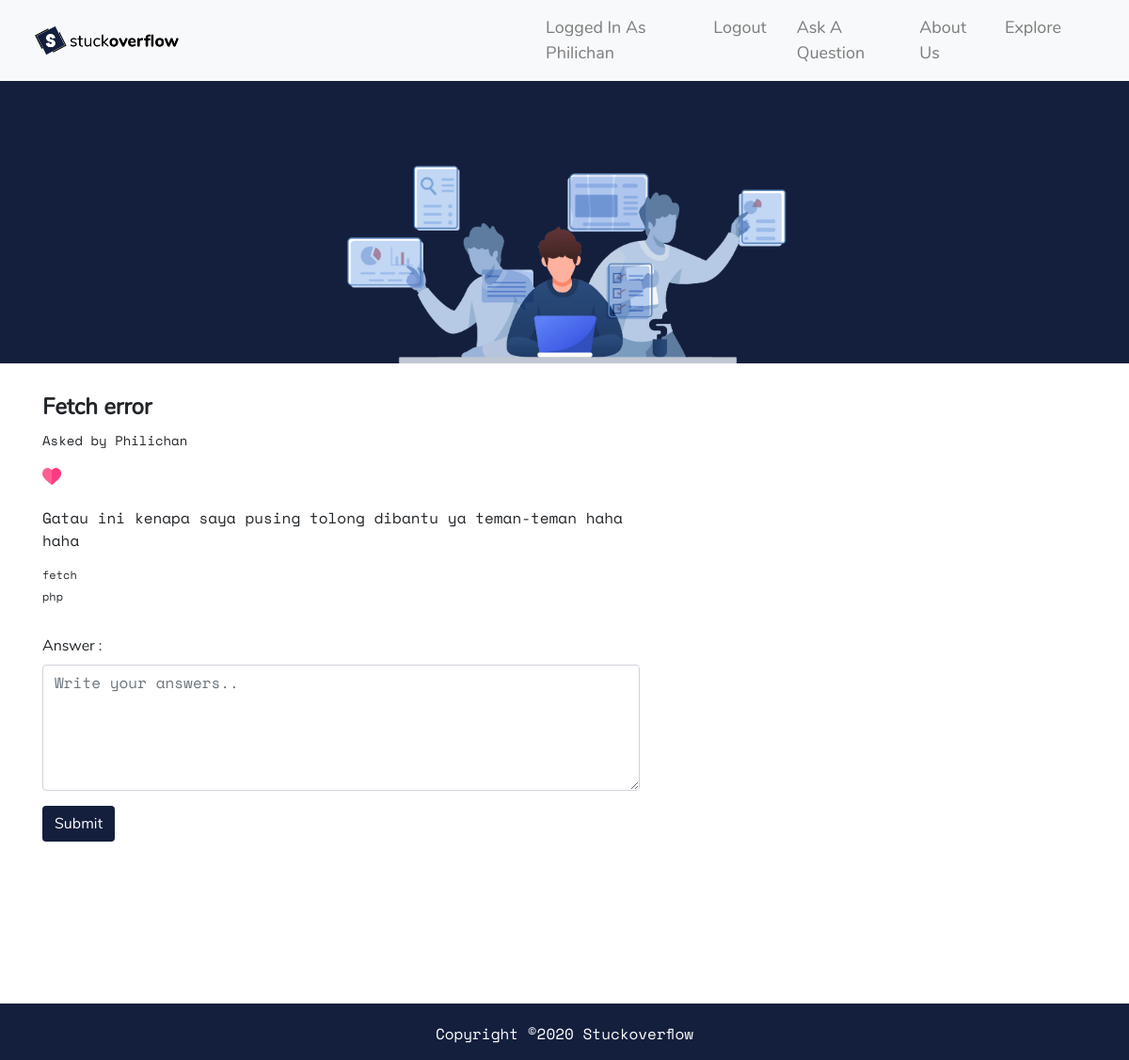
/answerPage.php?id=1 (signed in), run on the app's committed database.
### tables this page shows
CREATE TABLE `questions` (
  `id` int(11) NOT NULL,
  `topik` text NOT NULL,
  `isi` text NOT NULL,
  `likes` int(11) NOT NULL,
  `waktu` timestamp NOT NULL DEFAULT current_timestamp() ON UPDATE current_timestamp(),
  `answerscount` int(11) NOT NULL,
  `id_users` int(11) NOT NULL,
  `valid` tinyint(1) NOT NULL
);

CREATE TABLE `users` (
  `id` int(11) NOT NULL,
  `email` varchar(255) NOT NULL,
  `password` varchar(255) NOT NULL,
  `displayname` varchar(255) NOT NULL
);

CREATE TABLE `tags` (
  `id` int(11) NOT NULL,
  `id_questions` int(11) NOT NULL,
  `namatag` text NOT NULL
);

### answerPage.php (the view, shortened to what this page needs)
<!DOCTYPE html>
<html lang="en">
<head>
    <link rel="stylesheet" type="text/css" href="css/style.css">
    <link rel="stylesheet" href="https://stackpath.bootstrapcdn.com/bootstrap/4.4.1/css/bootstrap.min.css">
</head>
<body>
    <?php
    include "navbar.php";
    ?>
    <div class="jumbotron jumbotron-fluid" style="height: 300px; background-color: #141f3d;
    background-image:url(img/task.png); background-size:contain; background-position: center; background-repeat:no-repeat;">
    </div>
    <div class="container">
        <div class="row">
            <div class="col-7">
                <?php
                require_once("connect.php");
                if (isset($_GET["id"])) {
                    $id = $_GET["id"];
                    $q = mysqli_query($con, "SELECT * FROM questions WHERE id = " . intval($id));
                    $q2 = mysqli_query($con, "SELECT * FROM tags WHERE id_questions = " . intval($id));
                    $id_question = $_GET["id"];
                    $id_user = $_SESSION["id"];;
                    if ($q->num_rows > 0) {
                        while ($row = mysqli_fetch_assoc($q)) {
                            $q3 = mysqli_query($con, "SELECT displayname FROM users WHERE id = '" . $row['id_users'] . "'");
                            $row3 = mysqli_fetch_assoc($q3);
                            echo "<div><h5 style='margin-bottom: 10px;font-family: NunitoLight; font-size: 24px;'><b>" . $row['topik'] . "</b></h5>";
                            echo "<p style='font-family: fontCode; font-size:14px;'> Asked by " . $row3["displayname"] . "</p>";
                            $like = mysqli_query($con, "SELECT * FROM likes WHERE id_questions='" . $id_question . "' AND id_users='" . $id_user . "'");
                            if ($like->num_rows == 0) {
                                echo "<img id='gambarlike' onclick='likeClick()' src='img/before.png' style='cursor:pointer;'>";
                            } else {
                                echo "<img id='gambarlike' onclick='unlikeClick()' src='img/after.png' style='cursor:pointer;'>";
                            }
                            echo "<span id='jumlahlike'></span>";
                            echo "<p style='font-family: fontCode; margin-top: 20px;'>" . $row["isi"] . "</p>";
                        }
                        while ($row2 = mysqli_fetch_assoc($q2)) {
                            echo "<div style='width:50%;'><p style='cursor:pointer;font-size: 12px; margin-bottom: 5px;font-family: fontCode;'>" . $row2["namatag"] . "</p></div>";
                        }
                        echo "</div>";
                    }
                }
                ?>
                <div class="form-group" style="margin-top: 30px;">
                    <label style='font-family: NunitoLight;' for="jawab">Answer :</label>
                    <textarea style='font-family: fontCode;' class="form-control" id="jawab" rows="5" placeholder="Write your answers.."></textarea>
                </div>
                <button type="submit" class="btn" id="submitData" style="font-family:NunitoLight; color: white; background-color: #141f3d;">Submit</button>
            </div>
            <div class="col-5" style="height:600px; overflow-y:scroll; margin:0 auto;">
            </div>
        </div>
    </div>
    <?php include "footer.php"; ?>
</body>
</html>

### css/style.css (style rules this page uses)
html, body { margin: 0; padding: 0; min-height: 100vh; height: 100%; }
#jumlahlike { font-size: 12px; padding-left: 2px; }
#gambarlike { float: left; width: 20px; height: 20px; margin-top: 2px; }
@media (min-width: 992px) { #jumlahlike { font-size: 16px; padding-left: 5px; } }
@media (min-width: 992px) { #gambarlike { width: 20px; height: 20px; margin-top: 2px; } }

### data on the page
questions: topik "Fetch error", id_users.displayname "Philichan", isi "Gatau ini kenapa saya pusing tolong dibantu ya teman-teman haha haha"
tags: namatag "fetch"
tags: namatag "php"

### other printed values
$_SESSION["dispname"] "Philichan"
